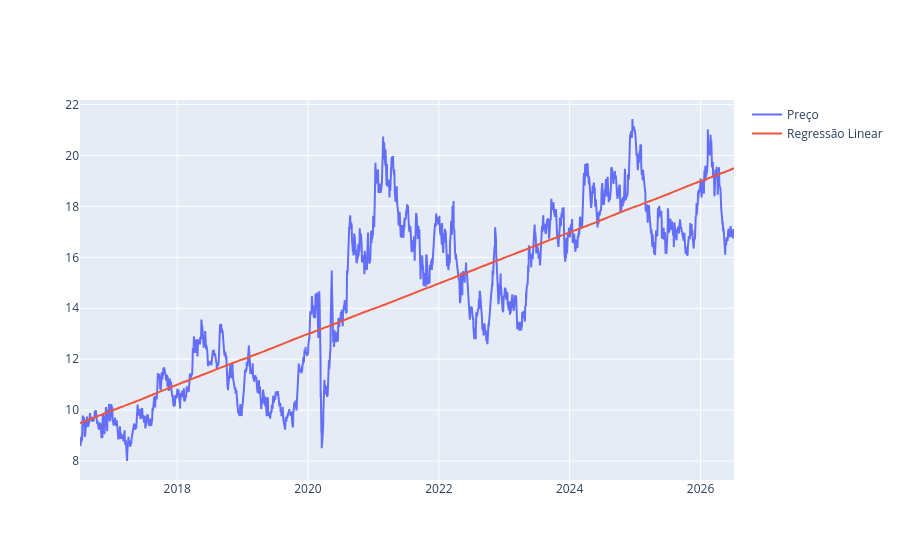

The notebook cell saved with this chart:
### Code cell
fig = go.Figure()

fig.add_scatter(
    x=serie_precos.index,
    y=serie_precos["Adj Close"],
    name="Preço"
)

fig.add_scatter(
    x=serie_precos.index,
    y=tendencia,
    name="Regressão Linear"
)

fig.show()

### Figure 1 — Plotly figure (JSON) as saved in the notebook; plotly's stock layout.template omitted (floating-point values rounded to 4 significant figures; data arrays with more than 128 entries replaced by an {"elided": "..."} marker saying what was removed)
{"data": [{"name": "Preço", "type": "scatter", "x": {"elided": "2491 str values"}, "y": {"elided": "2491 float values"}}, {"name": "Regressão Linear", "type": "scatter", "x": {"elided": "2491 str values"}, "y": {"elided": "2491 float values"}}], "layout": {}}
